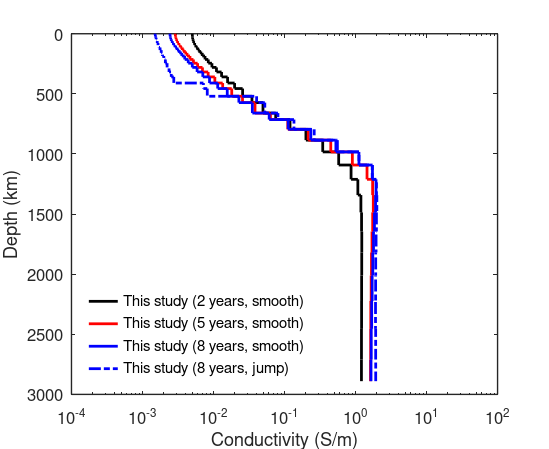

The MATLAB script that drew this image:
clc,clear,close all

% Compare our results with other results
SwarmSatMag_2years_data = load('inverse_model_2years.txt');
Nm = size(SwarmSatMag_2years_data,1);
SwarmSatMag_2years = zeros(2*Nm-1,2);
SwarmSatMag_2years(1:2:end,1) = SwarmSatMag_2years_data(1:Nm,1);
SwarmSatMag_2years(2:2:end,1) = SwarmSatMag_2years_data(2:Nm,1);
SwarmSatMag_2years(1:2:end,2) = SwarmSatMag_2years_data(1:Nm,2);
SwarmSatMag_2years(2:2:end,2) = SwarmSatMag_2years_data(1:Nm-1,2);
SwarmSatMag_2years = [SwarmSatMag_2years;[2890 SwarmSatMag_2years(end,2)]];

SwarmSatMag_5years_data = load('inverse_model_5years.txt');
Nm = size(SwarmSatMag_5years_data,1);
SwarmSatMag_5years = zeros(2*Nm-1,2);
SwarmSatMag_5years(1:2:end,1) = SwarmSatMag_5years_data(1:Nm,1);
SwarmSatMag_5years(2:2:end,1) = SwarmSatMag_5years_data(2:Nm,1);
SwarmSatMag_5years(1:2:end,2) = SwarmSatMag_5years_data(1:Nm,2);
SwarmSatMag_5years(2:2:end,2) = SwarmSatMag_5years_data(1:Nm-1,2);
SwarmSatMag_5years = [SwarmSatMag_5years;[2890 SwarmSatMag_5years(end,2)]];

SwarmSatMag_8years_data = load('inverse_model_8years.txt');
Nm = size(SwarmSatMag_8years_data,1);
SwarmSatMag_8years = zeros(2*Nm-1,2);
SwarmSatMag_8years(1:2:end,1) = SwarmSatMag_8years_data(1:Nm,1);
SwarmSatMag_8years(2:2:end,1) = SwarmSatMag_8years_data(2:Nm,1);
SwarmSatMag_8years(1:2:end,2) = SwarmSatMag_8years_data(1:Nm,2);
SwarmSatMag_8years(2:2:end,2) = SwarmSatMag_8years_data(1:Nm-1,2);
SwarmSatMag_8years = [SwarmSatMag_8years;[2890 SwarmSatMag_8years(end,2)]];

SwarmSatMag_8years_3jumps_data = load('inverse_model_8years_jump.txt');
Nm = size(SwarmSatMag_8years_3jumps_data,1);
SwarmSatMag_8years_3jumps = zeros(2*Nm-1,2);
SwarmSatMag_8years_3jumps(1:2:end,1) = SwarmSatMag_8years_3jumps_data(1:Nm,1);
SwarmSatMag_8years_3jumps(2:2:end,1) = SwarmSatMag_8years_3jumps_data(2:Nm,1);
SwarmSatMag_8years_3jumps(1:2:end,2) = SwarmSatMag_8years_3jumps_data(1:Nm,2);
SwarmSatMag_8years_3jumps(2:2:end,2) = SwarmSatMag_8years_3jumps_data(1:Nm-1,2);
SwarmSatMag_8years_3jumps = [SwarmSatMag_8years_3jumps;[2890 SwarmSatMag_8years_3jumps(end,2)]];


fig = figure('Position',[200 200 550 450]);
semilogx(SwarmSatMag_2years(:,2),SwarmSatMag_2years(:,1),'k-','LineWidth',2)
hold on
semilogx(SwarmSatMag_5years(:,2),SwarmSatMag_5years(:,1),'r-','LineWidth',2)
hold on
semilogx(SwarmSatMag_8years(:,2),SwarmSatMag_8years(:,1),'b-','LineWidth',2)
hold on
semilogx(SwarmSatMag_8years_3jumps(:,2),SwarmSatMag_8years_3jumps(:,1),'b-.','LineWidth',2)
set(gca,'YDir','reverse')
xlim([1e-4 1e2])
% ylim([0 1000])
xlabel('Conductivity (S/m)')
ylabel('Depth (km)')
h = legend('This study (2 years, smooth)',...
    'This study (5 years, smooth)','This study (8 years, smooth)','This study (8 years, jump)');
set(h, 'Box','off','location','SouthWest')
set(gca, 'FontSize', 12, 'LineWidth', 1.0);

set(fig,'Units','Inches');
pos = get(fig,'Position');
set(fig,'PaperPositionMode','Auto','PaperUnits','Inches','PaperSize',[pos(3), pos(4)])
print(fig,'-dpdf','-r600','compare_inverse_models.pdf')